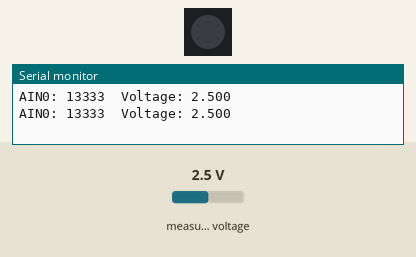
Recording of a sketch running on a simulated ESP32. Parts: 1 RGB LEDs in strip order, left to right, the last lines printed to the serial monitor. The test bench sets the inputs (shaded band); at power-on: measured voltage 2.5 V. Dim RGB values are drawn brighter than linear.

Above: at 1.2 s.
1.3 s: measured voltage set to 0.7 V
At 2.8 s:
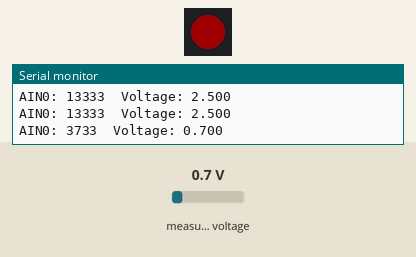
3.5 s: measured voltage set to 1 V
At 5.0 s:
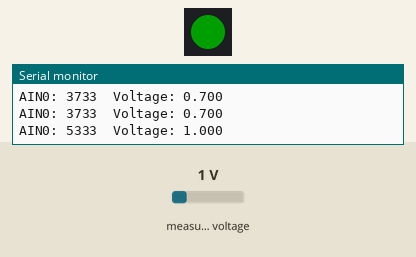
5.5 s: measured voltage set to 0.1 V
At 7.2 s:
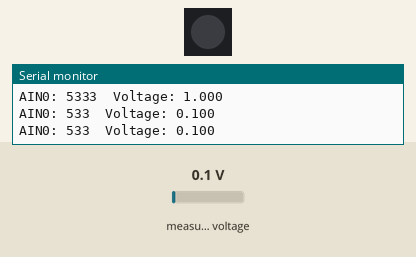
7.5 s: measured voltage set to 0.4 V
9.2 s: measured voltage set to 0.7 V
At 11.2 s:
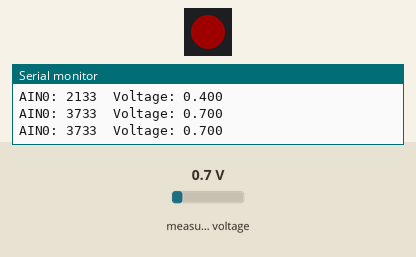
11.5 s: measured voltage set to 1.1 V
At 12.4 s:
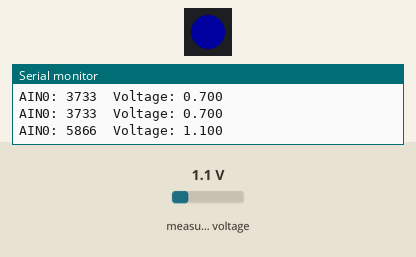
Timing chart, 0 to 14.5 s (numbered marks = the images above; inputs shaded):
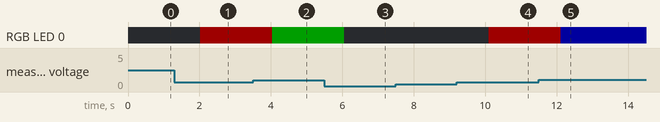

Measured:
- the behaviour switches between 0.8 and 0.9 V on measured voltage (found by bisection; images 1 and 2)
- the behaviour switches between 0.5 and 0.6 V on measured voltage (found by bisection; images 3 and 4)
- after the input at 1.3 s, RGB LED 0: off → RGB(30, 0, 0) after 0.73 s
- after the input at 3.5 s, RGB LED 0: RGB(30, 0, 0) → RGB(0, 30, 0) after 0.54 s
- after the input at 5.5 s, RGB LED 0: RGB(0, 30, 0) → off after 0.56 s
- after the input at 9.2 s, RGB LED 0: off → RGB(30, 0, 0) after 0.89 s
- after the input at 11.5 s, RGB LED 0: RGB(30, 0, 0) → RGB(0, 0, 30) after 0.61 s

The sketch:

Norvi_Agent_One_AT01-BM1.ino
```cpp
#include <Wire.h>
#include <SPI.h>
#include <Adafruit_ADS1015.h>
#include <Adafruit_NeoPixel.h>


#define PIN      25
#define NUMPIXELS 1


Adafruit_NeoPixel pixels(NUMPIXELS, PIN, NEO_GRB + NEO_KHZ800);
Adafruit_ADS1115 ads(0x48);
float Voltage = 0.0;

void setup(void)
{
Wire.begin(21,22);
pixels.begin();
Serial.begin(115200);
ads.begin();
}

void loop(void)
{
int16_t adc0;

adc0 = ads.readADC_SingleEnded(1);
Voltage = (adc0 * 0.1875)/1000;

Serial.print("AIN0: ");
Serial.print(adc0);
Serial.print("\tVoltage: ");
Serial.println(Voltage, 3);
Serial.println();
if (Voltage<=0.8 && Voltage>=0.6)
{
pixels.setBrightness(30);
pixels.setPixelColor(0, pixels.Color(255, 0, 0));
pixels.show();
}
else if (Voltage<=1.0 && Voltage>=0.8)
{
pixels.setBrightness(30);
pixels.setPixelColor(0, pixels.Color(0, 255, 0));
pixels.show();
}
else if (Voltage<=1.2 && Voltage>=1.0)
{
pixels.setBrightness(30);
pixels.setPixelColor(0, pixels.Color(0, 0, 255));
pixels.show();
}
else
{
pixels.clear();
pixels.show();
}
delay(1000);
}
```
